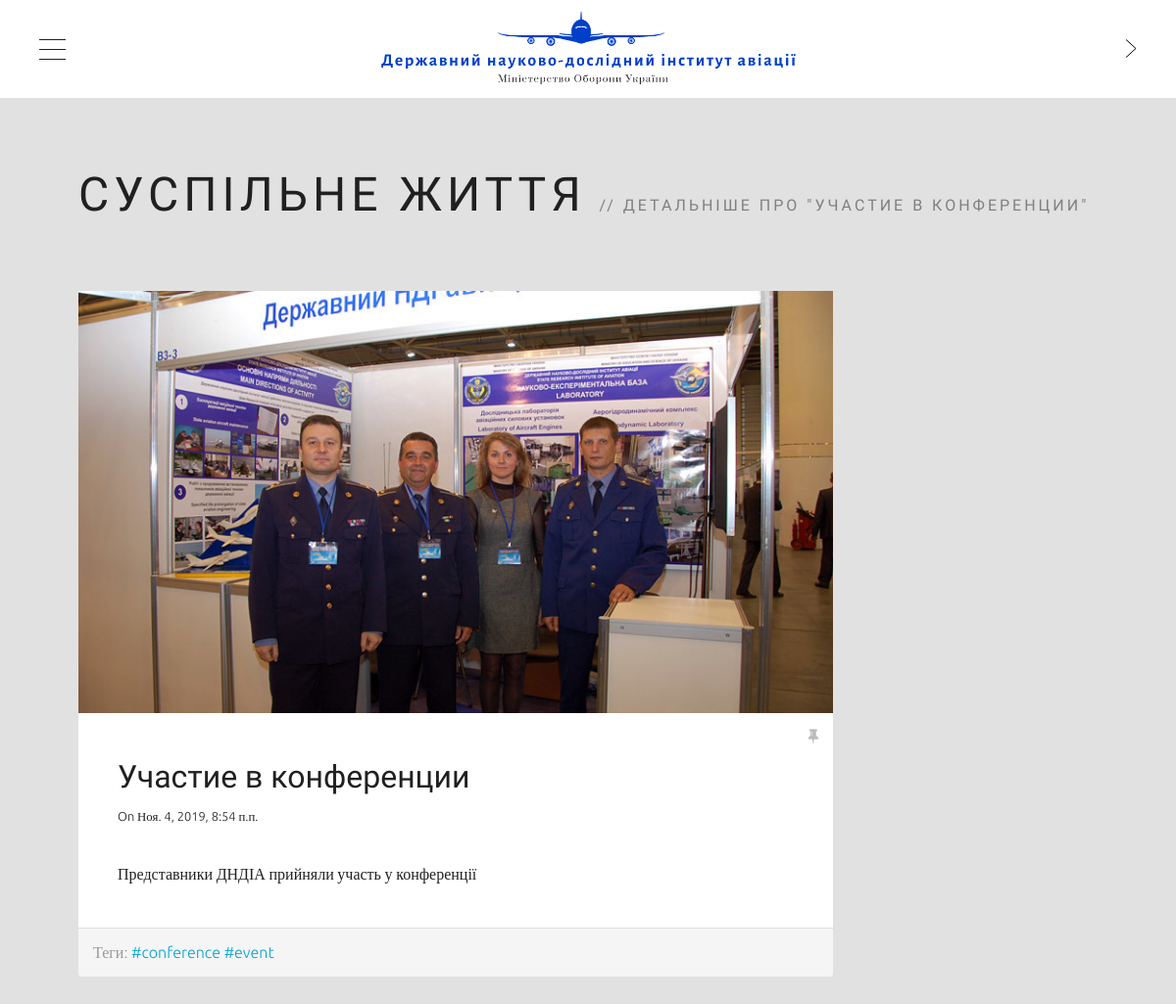
Page /blog/post/konf_1/ on the committed database.
### dndiaSite/apps/blog/models.py (models this page shows, shortened)
class Post(models.Model):
    title = models.CharField(max_length=150, db_index=True)
    slug = models.SlugField(max_length=150, unique=True)
    body = models.TextField(max_length=2500, blank=True, db_index=True)
    img1 = models.ImageField(blank=True, null=True, upload_to='media/blog')
    img2 = models.ImageField(blank=True, null=True, upload_to='media/blog')
    img3 = models.ImageField(blank=True, null=True, upload_to='media/blog')
    tags = models.ManyToManyField('Tag', blank=True, related_name='posts')
    date_pub = models.DateTimeField(auto_now_add=True)
    class Meta:
        verbose_name = 'Статья'
        verbose_name_plural = 'Статьи'
    class Meta:
        ordering = ['-date_pub']

class Tag(models.Model):
    title = models.CharField(max_length=50)
    slug = models.SlugField(max_length=50, unique=True)

### dndiaSite/apps/blog/views.py (the view)
# urls.py: path('post/<str:slug>/', views.post_detail, name='post_detail_url'),
def post_detail(request, slug):
    post = Post.objects.get(slug__iexact=slug)
    return render(request, 'blog/post_detail.html', {'post': post})

### dndiaSite/templates/blog/post_detail.html (shortened to what this page needs)
{% extends 'base.html' %}
{% block content %}
<div id="content" class="isotope-container">
    <div class="container-fluid">
        <div id="heading" class="row">
            <div class="col-12">
                <header>
                    <h1>Cуспільне життя</h1>
                    <h2>детальніше про "{{ post.title }}"</h2></header>
            </div>
        </div>
        <div class="row sidebar-right">
            <div class="main-column col-9">
                <div class="masonry masonry-1 row">
                    <article
                            class="post type-post status-publish format-standard has-post-thumbnail hentry category-europe category-park tag-europe tag-park tag-relaxing tag-sticky tag-strolling tag-walk blog col-12">
                        <div class="image" style="background-image: url({{ post.img1.url }})"></div>
                        <div class="inner">
                            <i title="Sticky Post" class="sticky-icon fa fa-thumb-tack"></i>
                            <header>
                                <h3><a href="#" rel="bookmark">{{ post.title }}</a></h3>
                                <div class="vcard">
                                    <div class="date">On
                                        <time datetime="2014-04-17">{{ post.date_pub }}</time>
                                    </div>
                                </div>
                            </header>
                            <p>{{ post.body}}</p>
                        </div>
                        <div class="panel-footer text-muted ">
                            Теги:
                            {% for tag in post.tags.all %}
                            <a href="{% url 'blog:post_detail_url' slug=post.slug %}"> #{{ tag.title }}</a>
                            {% endfor %}
                        </div>
                    </article>
                </div>
            </div>
        </div>
    </div>
</div>
{% endblock %}

### static/css/style.css (style rules this page uses)
html, body { margin: 0; padding: 0; height: 100%; word-wrap: break-word; }
body { -ms-overflow-style: none !important; }
a { -webkit-transition: all 0.2s linear; transition: all 0.2s linear; color: #00a3cc; }
p, ul, ol, address { margin: 0; }
body { font-family: 'Ubuntu', sans-serif; color: #202020; font-size: 16px; font-weight: 300; line-height: 29px; background: #000000; position: relative; }
h1, h2, h3, h4, h5, h6, .hfont { font-family: 'Comfortaa', sans-serif; color: #202020; font-weight: 300; margin: 0; }
h1 { font-size: 40px; line-height: 64px; }
h2 { font-size: 36px; line-height: 58px; }
h3 { font-size: 32px; line-height: 51px; }
#content { position: relative; left: 0; z-index: 9999; height: 100%; -webkit-transition: -webkit-transform 0.5s; transition: transform 0.5s; background-color: #e1e1e1; background-size: cover; background-position: center center; overflow: auto; -webkit-overflow-scrolling: touch; }
#heading { margin-top: -20px; margin-bottom: 60px; text-transform: uppercase; }
#heading header { margin-bottom: 0; }
#heading h1 { font-size: 48px; line-height: 77px; letter-spacing: 5px; display: inline-block; color: #202020; }
#heading h2 { font-size: 16px; line-height: 26px; letter-spacing: 3px; display: inline-block; opacity: 0.5; margin-left: 10px; color: #202020; }
#heading h2:before { content: '// '; }
article .image { width: 100%; padding-top: 56%; background-size: cover; background-position: center center; }
article.blog .vcard { font-size: 80%; }
article.blog .vcard * { display: inline; }
.sticky-icon { position: absolute; right: 15px; top: 15px; opacity: 0.3; }
.masonry { margin-top: -40px; }
.masonry > article { margin-top: 40px; }
.isotope-container { overflow-y: scroll !important; -webkit-overflow-scrolling: touch; }
.container-fluid { margin-right: auto; margin-left: auto; padding: 40px; }
.row { margin-left: -20px; margin-right: -20px; }
.inner { position: relative; padding: 40px; background-color: #ffffff; word-wrap: break-word; }
.inner > * { margin-bottom: 30px; }
.inner > *:last-child { margin-bottom: 0; }
.col-1, .col-2, .col-3, .col-4, .col-5, .col-6, .col-7, .col-8, .col-9, .col-10, .col-11, .col-12 { position: relative; min-height: 1px; padding-left: 20px; padding-right: 20px; }
@media (min-width: 992px) { .container-fluid { padding: 80px; } }
@media (min-width: 992px) { .col-1, .col-2, .col-3, .col-4, .col-5, .col-6, .col-7, .col-8, .col-9, .col-10, .col-11, .col-12 { float: left; } }
@media (min-width: 992px) { .col-12 { width: 100%; } }
@media (min-width: 992px) { .col-9 { width: 75%; } }
a,#heading h2 a:hover,a[rel=bookmark]:hover,.vcard.fn { color:#00a3cc; }
#content { background-color:#e1e1e1; }
#sidebar a,#mainmenu ul li a,.copyright,a[rel=bookmark],#logo h1 a { color:#202020; }
.portfolio-full,.service-box .image,.widget-recent-tabs .nav-tabs > li.active > a,.widget-recent-tabs .nav-tabs > li.active > a:hover,.widget-recent-tabs .nav-tabs > li.active > a:focus,.pag a,.pag span,.filter-dropdown,.filter-dropdown ul,.inner,#respond { background-color:#ffffff; }
#heading h1,#heading h2,#heading h2 a,.comments h3 { color:#202020; }
body,address,.panel-title { font-family:Ubuntu;font-weight:300;font-style:normal;font-size:16px;line-height:29px;color:#202020; }
h1,.hfont { font-family:Comfortaa;font-weight:300;font-style:normal;font-size:40px;line-height:64px;color:#202020; }
h2 { font-family:Comfortaa;font-weight:300;font-style:normal;font-size:36px;line-height:58px;color:#202020; }
h3,h3 address { font-family:Comfortaa;font-weight:300;font-style:normal;font-size:32px;line-height:51px;color:#202020; }

### rows in the picture
Post: title "УЧАСТИЕ В КОНФЕРЕНЦИИ", img1 (picture), title "Участие в конференции", date_pub "Ноя. 4, 2019, 8:54 п.п.", body "Представники ДНДІА прийняли участь у конференції"
Tag: title "conference"
Tag: title "event"
